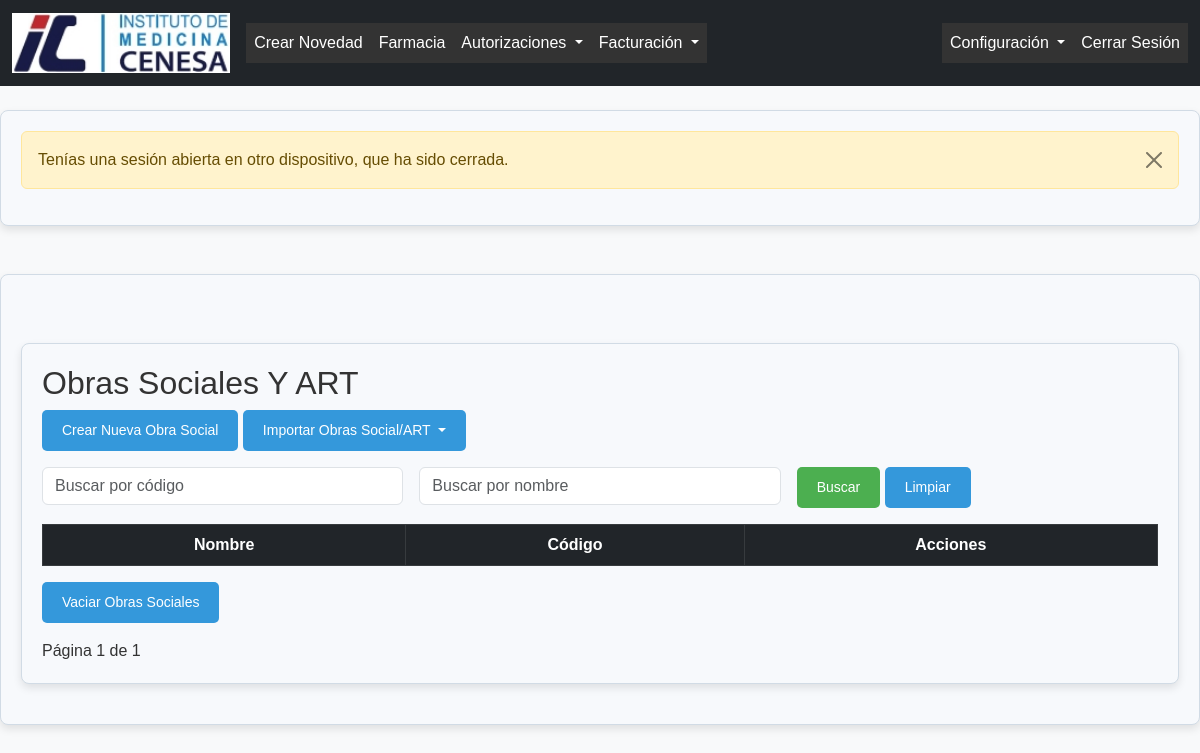
The app's page /obras-sociales/ (signed in), older data.
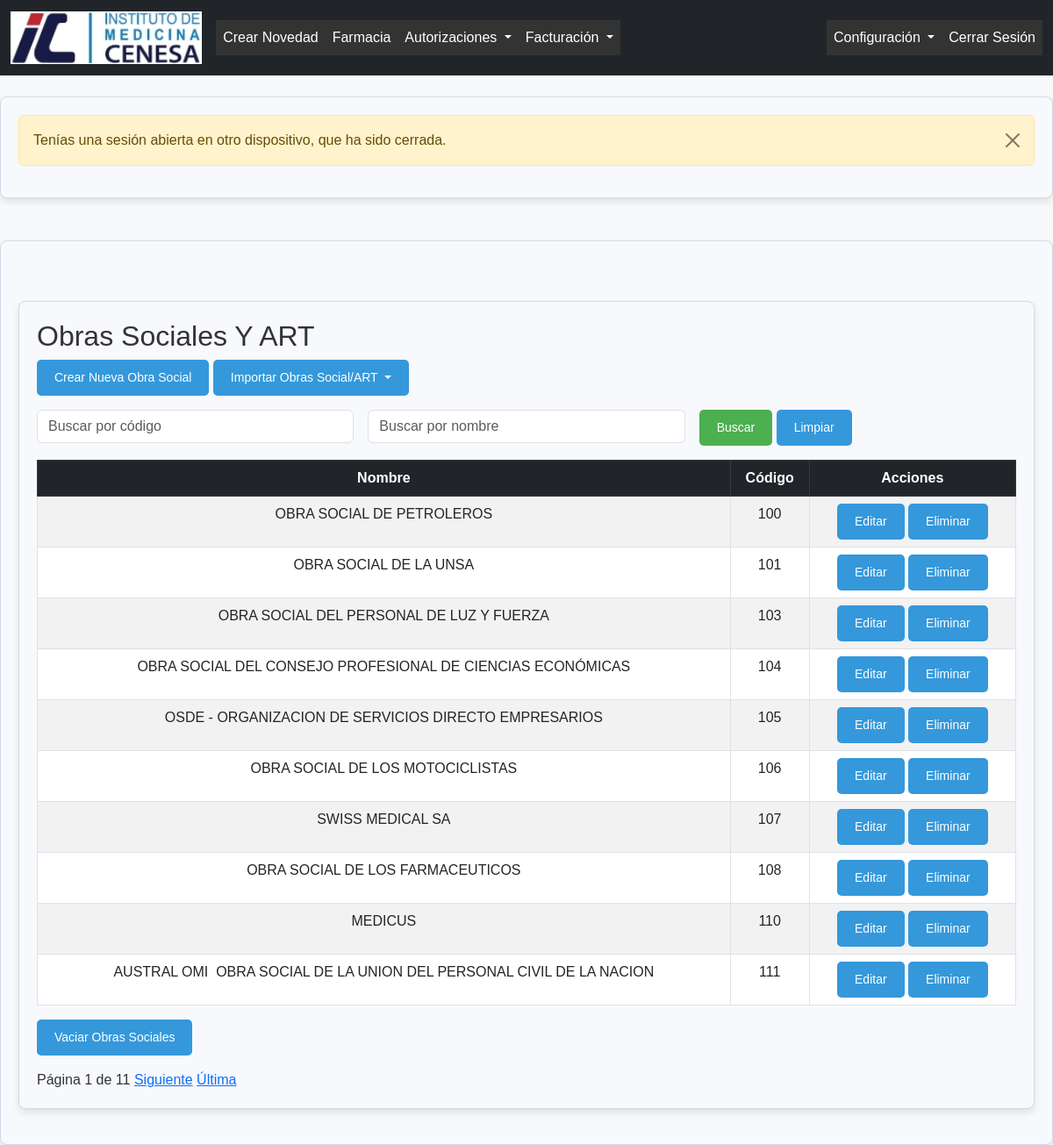
The same page, newer data.
### formularios/models.py (models this page shows, shortened)
class ObraSocial(models.Model):
    codigo = models.CharField(max_length=100, unique=True)
    siglas = models.CharField(max_length=100, default='N/A')
    nombre = models.CharField(max_length=255)

### formularios/views.py (the view)
# urls.py: path('obras-sociales/', views.listar_obras_sociales, name='listar_obras_sociales'),
@login_required
@tipo_usuario_requerido('admin','facturacion')
def listar_obras_sociales(request):
    codigo_query = request.GET.get('codigo', '').strip()  # Filtro exacto por código
    nombre_query = request.GET.get('nombre', '').strip()  # Filtro parcial por nombre
    obras_sociales = ObraSocial.objects.all()
    if codigo_query:
        obras_sociales = obras_sociales.filter(codigo=codigo_query)
        if not obras_sociales.exists():
            messages.warning(request, f'No se encontraron resultados para el código "{codigo_query}".')
    if nombre_query:
        obras_sociales = obras_sociales.filter(nombre__icontains=nombre_query)
        if not obras_sociales.exists():
            messages.warning(request, f'No se encontraron resultados para el nombre "{nombre_query}".')
    paginator = Paginator(obras_sociales, 10)  # 10 resultados por página
    page_number = request.GET.get('page')
    page_obj = paginator.get_page(page_number)
    return render(request, 'Valores/obra_social/listar_obras_sociales.html', {
        'obras_sociales': page_obj,  # Enviar objetos paginados
        'codigo_query': codigo_query,  # Mantener el valor de búsqueda para el código
        'nombre_query': nombre_query,  # Mantener el valor de búsqueda para el nombre
        'page_obj': page_obj,  # Pasar la información de la página
    })

### formularios/context_processors.py (called while the page is built)
def agregar_tipo_usuario(request):
    if request.user.is_authenticated:
        perfil = PerfilUsuario.objects.filter(usuario=request.user).first()
        return {'tipo_usuario': perfil.tipo_usuario.nombre if perfil else None}
    return {}

### formularios/views.py (called while the page is built)
def tipo_usuario_requerido(*tipos_usuarios):
    def decorator(func):
        @wraps(func)
        def wrap(request, *args, **kwargs):
            perfil = PerfilUsuario.objects.filter(usuario=request.user).first()
            if perfil and perfil.tipo_usuario.nombre in tipos_usuarios:
                return func(request, *args, **kwargs)
            else:
                messages.error(request, "No tienes permiso para acceder a esta página.")
                return redirect('home')
        return wrap
    return decorator

### formularios/templates/valores/obra_social/listar_obras_sociales.html (shortened to what this page needs)
{% extends 'base.html' %}
{% load static %}
{% block content %}
<div class="container mt-5">
    <h2>Obras Sociales Y ART</h2>
    <a href="{% url 'crear_obra_social' %}" class="btn btn-success mb-3">Crear Nueva Obra Social</a>
    <div class="btn-group mb-3">
        {% if request.user.perfilusuario.tipo_usuario.nombre in "admin" %}
        <button type="button" class="btn btn-info dropdown-toggle" data-bs-toggle="dropdown" aria-expanded="false">
            Importar Obras Social/ART
        </button>
        {% endif %}
    </div>
    <form method="get" class="mb-3">
        <div class="row g-3">
            <div class="col-md-4">
                <input type="text" name="codigo" value="{{ codigo_query }}" class="form-control" placeholder="Buscar por código">
            </div>
            <div class="col-md-4">
                <input type="text" name="nombre" value="{{ nombre_query }}" class="form-control" placeholder="Buscar por nombre">
            </div>
            <div class="col-md-4">
                <button type="submit" class="btn btn-primary">Buscar</button>
                <a href="{% url 'listar_obras_sociales' %}" class="btn btn-secondary">Limpiar</a>
            </div>
        </div>
    </form>
    <table class="table table-bordered table-hover table-striped text-center">
        <thead class="table-dark">
            <tr>
                <th>Nombre</th>
                <th>Código</th>
                <th>Acciones</th>
            </tr>
        </thead>
        <tbody>
            {% for obra_social in obras_sociales %}
            <tr>
                <td>{{ obra_social.nombre }}</td>
                <td>{{ obra_social.codigo }}</td>
                <td>
                    <a href="{% url 'editar_obra_social' obra_social.id %}" class="btn btn-primary btn-sm">Editar</a>
                    {% if request.user.perfilusuario.tipo_usuario.nombre in "admin" %}
                    <a href="{% url 'eliminar_obra_social' obra_social.id %}" class="btn btn-danger btn-sm" onclick="return confirm('¿Estás seguro de que deseas eliminar esta obra social?')">Eliminar</a>
                    {% endif %}
                </td>
            </tr>
            {% endfor %}
        </tbody>
    </table>
    <div class="d-flex justify-content-between align-items-center mb-3">
        {% if request.user.perfilusuario.tipo_usuario.nombre in "admin" %}
        <a href="{% url 'vaciar_obras_sociales' %}" class="btn btn-danger" onclick="return confirm('¿Estás seguro de que deseas eliminar todas las obras sociales? Esta acción no se puede deshacer.')">
             Vaciar Obras Sociales
        </a>
        {% endif %}
    </div>
    <div class="pagination">
        <span class="step-links">
            <span>Página {{ page_obj.number }} de {{ page_obj.paginator.num_pages }}</span>
            {% if page_obj.has_next %}
                <a href="?page={{ page_obj.next_page_number }}{% if request.GET %}&amp;{% for key, value in request.GET.items %}{% if key != 'page' %}{{ key }}={{ value }}&amp;{% endif %}{% endfor %}{% endif %}">Siguiente</a>
                <a href="?page={{ page_obj.paginator.num_pages }}{% if request.GET %}&amp;{% for key, value in request.GET.items %}{% if key != 'page' %}{{ key }}={{ value }}&amp;{% endif %}{% endfor %}{% endif %}">Última</a>
            {% endif %}
        </span>
    </div>
{% endblock %}

### formularios/templates/base.html (shortened to what this page needs)
<!DOCTYPE html>
<html lang="es">
<head>
    {% load static %}
    <link href="https://cdn.jsdelivr.net/npm/bootstrap@5.3.0-alpha1/dist/css/bootstrap.min.css" rel="stylesheet">
    <link rel="stylesheet" href="{% static 'css/styles.css' %}">
</head>
<body>
    <header>
        <nav class="navbar navbar-expand-lg navbar-dark bg-dark">
            <div class="container-fluid">
                <a class="navbar-brand" href="{% url 'home' %}">
                    <img src="{% static 'images/logoNV.jpg' %}" alt="CENESA" height="60">
                </a>
                <div class="collapse navbar-collapse" id="navbarNav">
                    <ul class="navbar-nav me-auto">
                        <li class="nav-item">
                            {% if request.user.perfilusuario.tipo_usuario.nombre in "admin rrhh" %}
                                <a class="nav-link" href="{% url 'crear_novedad' %}">Crear Novedad</a>
                            {% endif %}
                        </li>
                        <li class="nav-item">
                            {% if request.user.perfilusuario.tipo_usuario.nombre in "admin Farmacia" %}
                            <a class="nav-link" href="{% url 'listar_stock' %}">Farmacia</a>
                            {% endif %}
                        </li>
                        <li class="nav-item dropdown">
                            {% if request.user.perfilusuario.tipo_usuario.nombre in "admin rrhh" %}
                            <a class="nav-link dropdown-toggle" href="#" id="formulariosDropdown" role="button" data-bs-toggle="dropdown" aria-expanded="false">
                                Autorizaciones
                            </a>
                            {% endif %}
                        </li>
                        <li class="nav-item dropdown">
                            {% if request.user.perfilusuario.tipo_usuario.nombre in "admin facturacion" %}
                            <a class="nav-link dropdown-toggle" href="#" id="obrasSocialesDropdown" role="button" data-bs-toggle="dropdown" aria-expanded="false">
                                Facturación
                            </a>
                            {% endif %}
                        </li>
                    </ul>
                    {% if request.user.is_staff and request.user.is_superuser %}
                    <ul class="navbar-nav ms-auto">
                        <li class="nav-item dropdown">
                            <a class="nav-link dropdown-toggle" href="#" id="configuracionDropdown" role="button" data-bs-toggle="dropdown" aria-expanded="false">
                                Configuración
                            </a>
                                    {% endif %}
                        </li>
                    <ul class="navbar-nav ms-auto">
                        <li class="nav-item">
                            <a class="nav-link" href="{% url 'logout' %}">Cerrar Sesión</a>
                        </li>
                    </ul>
                </div>
            </div>
        </nav>
    </header>
    {% if messages %}
        <div class="container mt-4">
            {% for message in messages %}
                <div class="alert alert-{{ message.tags }} alert-dismissible fade show" role="alert">
                    {{ message }}
                    <button type="button" class="btn-close" data-bs-dismiss="alert" aria-label="Close"></button>
                </div>
            {% endfor %}
        </div>
    {% endif %}
    <main class="container mt-5">
        {% block content %}{% endblock %}
    </main>
</body>
</html>

### formularios/static/css/styles.css (style rules this page uses)
body { font-family: 'Poppins', sans-serif; background-color: #f8f9fa; color: #333; margin: 0; padding: 0; }
header nav ul { list-style: none; padding: 0; margin: 0; display: flex; flex-wrap: wrap; background-color: #333; }
header nav ul li { margin: 0; padding: 0; }
header nav ul li a { color: white; padding: 15px 20px; text-decoration: none; display: block; text-align: center; }
.navbar { background-color: #c0392b; }
.navbar-brand, .nav-link { color: #fff !important; }
.container { background-color: #f7f9fc; border: 1px solid #d1dbe5; border-radius: 8px; box-shadow: 0 4px 8px rgba(0, 0, 0, 0.1); padding: 20px; margin: 20px auto; max-width: 1200px; }
.btn { background-color: #3498db; color: #fff; padding: 10px 20px; border-radius: 5px; border: none; cursor: pointer; font-size: 14px; text-align: center; text-decoration: none; display: inline-block; transition: background-color 0.3s ease; }
html, body { height: 100%; }
button.btn-primary { background-color: #4CAF50; border-color: #4CAF50; }

Row changes from the older to the newer data that the page shows:
added ObraSocial: nombre "OBRA SOCIAL DE PETROLEROS", codigo "100"
added ObraSocial: nombre "OBRA SOCIAL DE LA UNSA", codigo "101"
added ObraSocial: nombre "OBRA SOCIAL DEL PERSONAL DE LUZ Y FUERZA", codigo "103"
added ObraSocial: nombre "OBRA SOCIAL DEL CONSEJO PROFESIONAL DE CIENCIAS ECONÓMICAS", codigo "104"
added ObraSocial: nombre "OSDE - ORGANIZACION DE SERVICIOS DIRECTO EMPRESARIOS", codigo "105"
added ObraSocial: nombre "OBRA SOCIAL DE LOS MOTOCICLISTAS", codigo "106"
added ObraSocial: nombre "SWISS MEDICAL SA", codigo "107"
added ObraSocial: nombre "OBRA SOCIAL DE LOS FARMACEUTICOS", codigo "108"
added ObraSocial: nombre "MEDICUS", codigo "110"
added ObraSocial: nombre "AUSTRAL OMI  OBRA SOCIAL DE LA UNION DEL PERSONAL CIVIL DE LA NACION", codigo "111"
Text that changed along with them:
{{ page_obj.paginator.num_pages }}: "1" → "11"
text now shown: "Siguiente Última"
